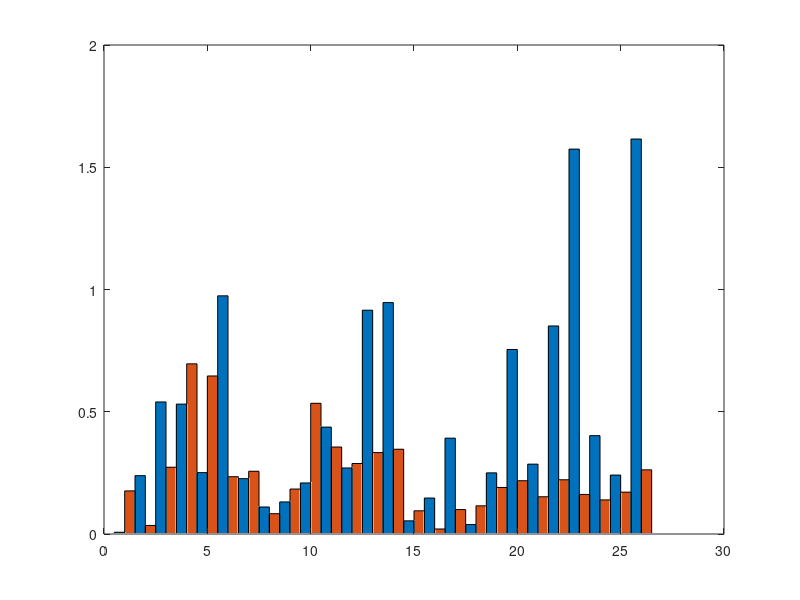

Source code (MATLAB): (Note: this script raises an error after producing the figure.)
%% 柱状图

% 数据：GCC-PHAT (RMSE值)
GCC_PHAT = [
 0.1763	0.0072
0.035	0.2387
0.2731	0.5401
0.696	0.5313
0.6463	0.2511
0.2344	0.9742
0.2567	0.2264
0.0831	0.1105
0.1839	0.1312
0.5346	0.2088
0.3557	0.4372
0.2884	0.2701
0.333	0.9153
0.3467	0.9465
0.0949	0.0539
0.0205	0.1471
0.1	0.392
0.1153	0.0387
0.1904	0.2501
0.218	0.7547
0.1524	0.2857
0.2219	0.8509
0.1618	1.5742
0.1395	0.4023
0.1712	0.241
0.2625	1.6154
];

% 交换列顺序，使得先绘制 GCC-PHAT（原始），后绘制 Improved GCC-PHAT
GCC_PHAT = GCC_PHAT(:, [2, 1]);

% 横坐标：1到26，每组对应一个x值
x = 1:26;

% 创建图形窗口并调整大小
figure('Position', [100, 100, 1000, 400]); % 宽1000，高400，成长方形

% 绘制柱状图（按行分组，每个x有两根柱子），增加 BarWidth 参数
bar_handle = bar(x, GCC_PHAT, 'grouped', 'BarWidth', 1); % 调整柱子宽度

% 设置颜色（交换后颜色也要对应）
bar_handle(2).FaceColor = [205/255, 79/255, 57/255];   % Tomato3 (GCC-PHAT)
bar_handle(1).FaceColor = [70/255, 130/255, 180/255];  % SteelBlue3 (Improved GCC-PHAT)

% 设置柱状图的轮廓颜色
bar_handle(1).EdgeColor = [0.8, 0.8, 0.8]; % 设置浅灰色轮廓
bar_handle(2).EdgeColor = [0.8, 0.8, 0.8]; % 设置浅灰色轮廓

% 设置图表标题和轴标签
title('MAE', 'FontSize', 14, 'FontWeight', 'bold', 'FontName', 'Times New Roman');
xlabel('Data(1-26)', 'FontSize', 12, 'FontName', 'Times New Roman');
ylabel('Distance Error(m)', 'FontSize', 12, 'FontName', 'Times New Roman'); % 添加纵坐标单位

% 设置坐标轴范围
xlim([0.5, 26.5]); % 避免边界数据被截断
ylim([0, 2]); % 设置 y 轴范围

% 设置 y 轴刻度
yticks(0:0.2:2); % 设置 y 轴从 0 到 2，间隔为 0.2

% 显示图例（顺序也要调整）
legend({'TDOA', 'TDOA-SRP'}, 'Location', 'northeast', 'FontSize', 12, 'FontName', 'Times New Roman');

% 添加网格并调整样式
grid on;
set(gca, 'GridLineStyle', '--', 'GridColor', [0.5, 0.5, 0.5]);

% 调整纵坐标刻度线的长度，使其变短
set(gca, 'TickLength', [0.004, 0.004]); 
% 去除上侧和右侧的刻度
set(gca, 'Box', 'off');  % 去除坐标轴框
set(gca, 'TickDir', 'in');  % 刻度线朝向内侧

% 设置字体为新罗马字体
set(gca, 'FontName', 'Times New Roman');

% 保存高分辨率图片
%exportgraphics(gcf, 'MAEdis.png', 'Resolution', 300);
print(gcf, 'MAEdis', '-dtiff', '-r300');
